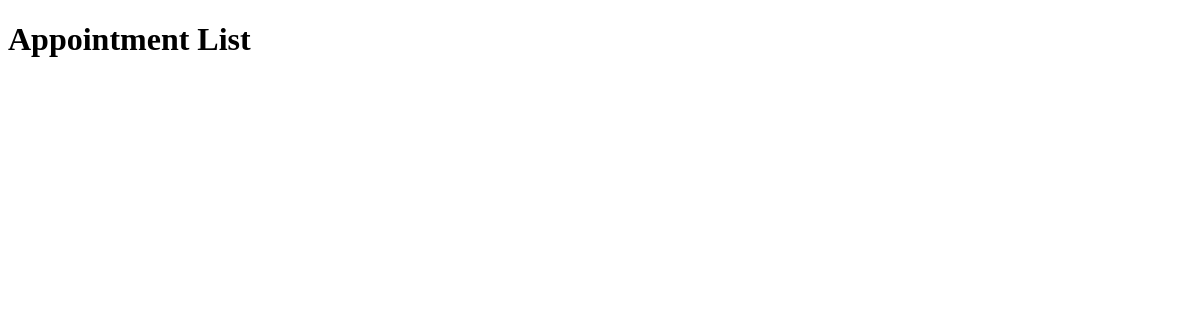
Page /bookings/appointments/ on the earlier database version.
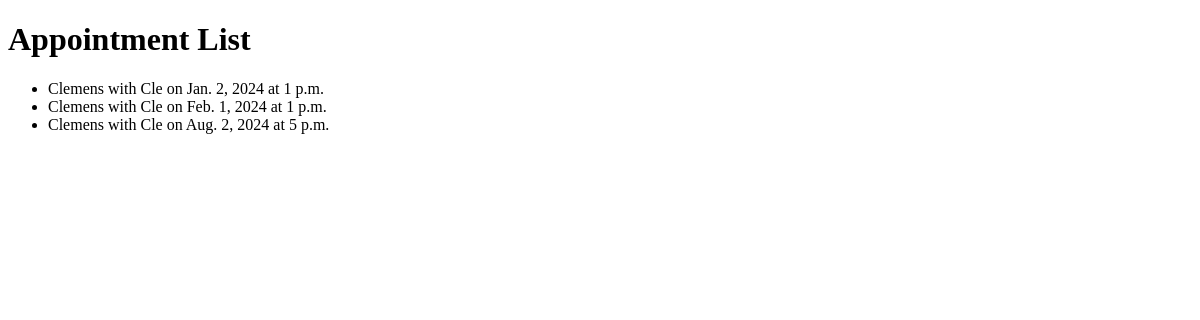
Same page on the later database version.
### bookings/models.py (models this page shows, shortened)
class Appointment(models.Model):
    patient = models.ForeignKey(Patient, on_delete=models.CASCADE)
    doctor = models.ForeignKey(Doctor, on_delete=models.CASCADE)
    date = models.DateField()
    time = models.TimeField()
    reason = models.TextField()

class Patient(models.Model):
    user = models.OneToOneField(User, on_delete=models.CASCADE)
    phone = models.CharField(max_length=15)
    address = models.CharField(max_length=255)

class Doctor(models.Model):
    user = models.OneToOneField(User, on_delete=models.CASCADE)
    specialty = models.CharField(max_length=100)

### bookings/views.py (the view)
# urls.py: path('appointments/', views.appointment_list, name='appointment_list'),
def appointment_list(request):
    appointments = Appointment.objects.all()
    return render(request, 'bookings/appointment_list.html', {'appointments': appointments})

### bookings/templates/bookings/appointment_list.html (shortened to what this page needs)
<!DOCTYPE html>
<html>
<head>
</head>
<body>
    <h1>Appointment List</h1>
    <ul>
        {% for appointment in appointments %}
            <li>{{ appointment.patient.user.username }} with {{ appointment.doctor.user.username }} on {{ appointment.date }} at {{ appointment.time }}</li>
        {% endfor %}
    </ul>
</body>
</html>

Differences in the rows shown:
added Appointment: patient.user.username "Clemens", doctor.user.username "Cle", date "Jan. 2, 2024", time "1 p.m."
added Appointment: patient.user.username "Clemens", doctor.user.username "Cle", date "Feb. 1, 2024", time "1 p.m."
added Appointment: patient.user.username "Clemens", doctor.user.username "Cle", date "Aug. 2, 2024", time "5 p.m."
